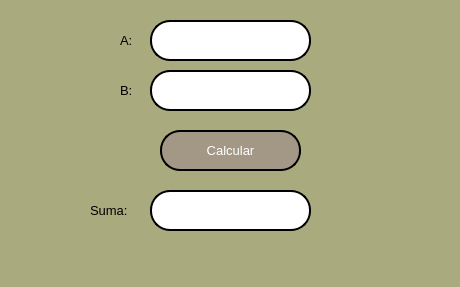
<?xml version="1.0" encoding="UTF-8"?>
<ui version="4.0">
 <class>MainWindow</class>
 <widget class="QMainWindow" name="MainWindow">
  <property name="geometry">
   <rect>
    <x>0</x>
    <y>0</y>
    <width>460</width>
    <height>287</height>
   </rect>
  </property>
  <property name="windowTitle">
   <string>MainWindow</string>
  </property>
  <property name="styleSheet">
   <string notr="true">background-color: rgb(170, 170, 127);</string>
  </property>
  <widget class="QWidget" name="centralwidget">
   <widget class="QLabel" name="label">
    <property name="geometry">
     <rect>
      <x>120</x>
      <y>20</y>
      <width>21</width>
      <height>41</height>
     </rect>
    </property>
    <property name="text">
     <string>&lt;html&gt;&lt;head/&gt;&lt;body&gt;&lt;p&gt;&lt;span style=&quot; font-size:10pt;&quot;&gt;A:&lt;/span&gt;&lt;/p&gt;&lt;/body&gt;&lt;/html&gt;</string>
    </property>
   </widget>
   <widget class="QLineEdit" name="txt_a">
    <property name="geometry">
     <rect>
      <x>150</x>
      <y>20</y>
      <width>161</width>
      <height>41</height>
     </rect>
    </property>
    <property name="font">
     <font>
      <pointsize>10</pointsize>
     </font>
    </property>
    <property name="styleSheet">
     <string notr="true">background-color: rgb(255, 255, 255);
border: 2px solid black;
border-radius: 20px;</string>
    </property>
    <property name="text">
     <string/>
    </property>
    <property name="alignment">
     <set>Qt::AlignCenter</set>
    </property>
   </widget>
   <widget class="QPushButton" name="btn_calcular">
    <property name="geometry">
     <rect>
      <x>160</x>
      <y>130</y>
      <width>141</width>
      <height>41</height>
     </rect>
    </property>
    <property name="font">
     <font>
      <pointsize>10</pointsize>
     </font>
    </property>
    <property name="styleSheet">
     <string notr="true">background-color: rgb(163, 152, 134);
border: 2px solid black;
border-radius: 20px;
color: rgb(255, 255, 255);
</string>
    </property>
    <property name="text">
     <string>Calcular</string>
    </property>
   </widget>
   <widget class="QLabel" name="label_2">
    <property name="geometry">
     <rect>
      <x>120</x>
      <y>80</y>
      <width>21</width>
      <height>21</height>
     </rect>
    </property>
    <property name="text">
     <string>&lt;html&gt;&lt;head/&gt;&lt;body&gt;&lt;p&gt;&lt;span style=&quot; font-size:10pt;&quot;&gt;B:&lt;/span&gt;&lt;/p&gt;&lt;/body&gt;&lt;/html&gt;</string>
    </property>
   </widget>
   <widget class="QLabel" name="label_3">
    <property name="geometry">
     <rect>
      <x>90</x>
      <y>200</y>
      <width>51</width>
      <height>21</height>
     </rect>
    </property>
    <property name="text">
     <string>&lt;html&gt;&lt;head/&gt;&lt;body&gt;&lt;p&gt;&lt;span style=&quot; font-size:10pt;&quot;&gt;Suma:&lt;/span&gt;&lt;/p&gt;&lt;/body&gt;&lt;/html&gt;</string>
    </property>
   </widget>
   <widget class="QLineEdit" name="txt_b">
    <property name="geometry">
     <rect>
      <x>150</x>
      <y>70</y>
      <width>161</width>
      <height>41</height>
     </rect>
    </property>
    <property name="font">
     <font>
      <pointsize>10</pointsize>
     </font>
    </property>
    <property name="styleSheet">
     <string notr="true">background-color: rgb(255, 255, 255);
border: 2px solid black;
border-radius: 20px;</string>
    </property>
    <property name="alignment">
     <set>Qt::AlignCenter</set>
    </property>
   </widget>
   <widget class="QLineEdit" name="txt_suma">
    <property name="geometry">
     <rect>
      <x>150</x>
      <y>190</y>
      <width>161</width>
      <height>41</height>
     </rect>
    </property>
    <property name="font">
     <font>
      <pointsize>10</pointsize>
     </font>
    </property>
    <property name="styleSheet">
     <string notr="true">background-color: rgb(255, 255, 255);
border: 2px solid black;
border-radius: 20px;</string>
    </property>
    <property name="alignment">
     <set>Qt::AlignCenter</set>
    </property>
   </widget>
  </widget>
  <widget class="QMenuBar" name="menubar">
   <property name="geometry">
    <rect>
     <x>0</x>
     <y>0</y>
     <width>460</width>
     <height>26</height>
    </rect>
   </property>
  </widget>
  <widget class="QStatusBar" name="statusbar"/>
 </widget>
 <resources/>
 <connections/>
</ui>
